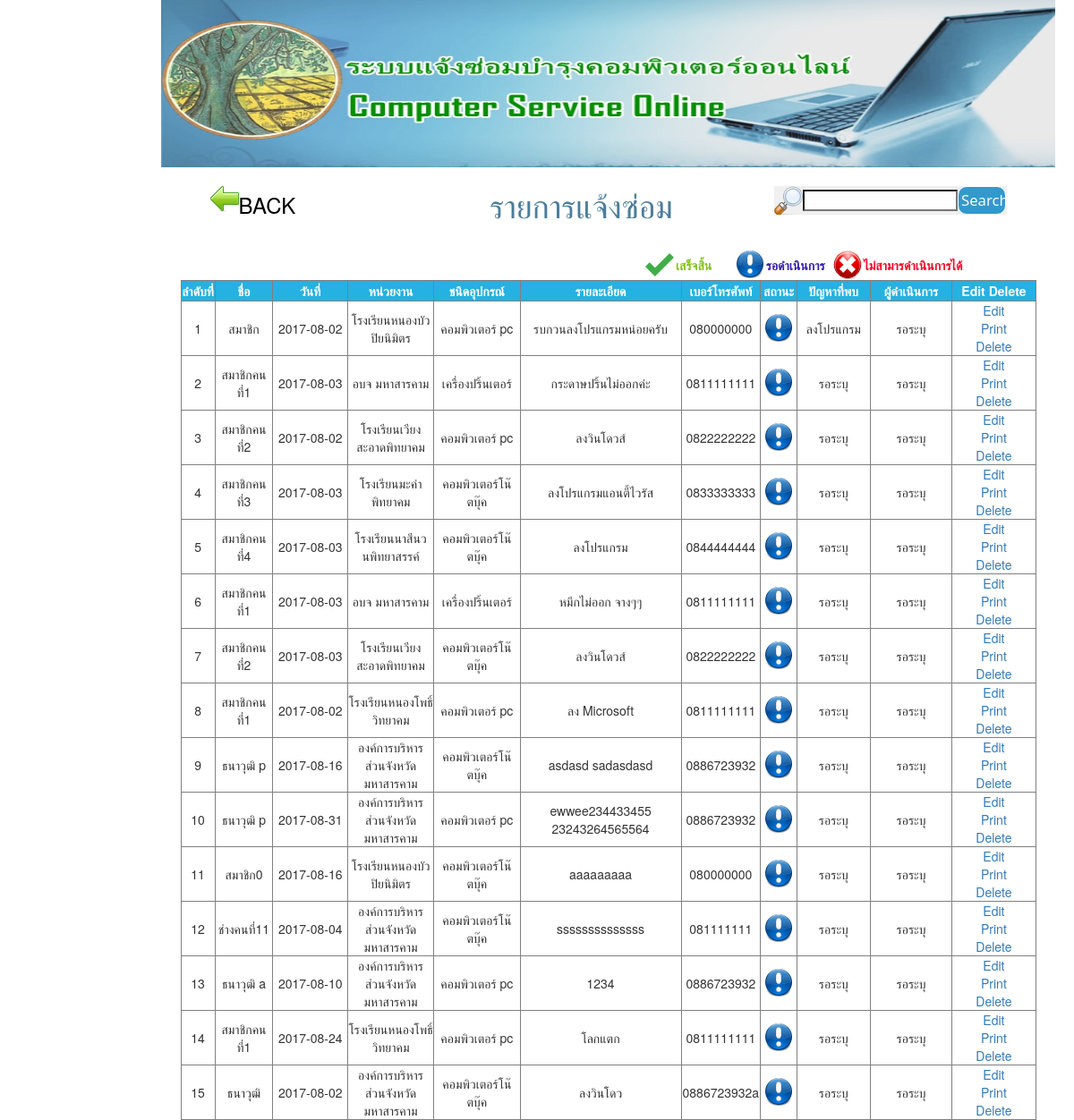
The app's page /Admin/list_repair.php (signed in) with its own data.
### tables this page shows
CREATE TABLE `fix_db` (
  `fix_id` int(11) NOT NULL AUTO_INCREMENT,
  `name` varchar(100) NOT NULL,
  `lastname` varchar(100) NOT NULL,
  `date` date NOT NULL,
  `sector` varchar(100) NOT NULL,
  `type` varchar(100) NOT NULL,
  `detail` varchar(1000) NOT NULL,
  `phone` varchar(15) NOT NULL,
  `status` enum('รอดำเนินการ','เสร็จสิ้น','ไม่สามารถดำเนินการได้','ยกเลิก') NOT NULL DEFAULT 'รอดำเนินการ',
  `infer` varchar(500) NOT NULL DEFAULT 'รอระบุ',
  `technician` varchar(100) NOT NULL DEFAULT 'รอระบุ',
  `fixuser` varchar(100) NOT NULL,
  `type_device` varchar(100) NOT NULL DEFAULT 'รอระบุ',
  `amount` varchar(50) NOT NULL DEFAULT 'รอระบุ',
  `date_pre` date DEFAULT NULL,
  `date_pos` date DEFAULT NULL,
  PRIMARY KEY (`fix_id`)
);

### helper_func.php (called while the page is built)
<?
function site_url($str=""){
return "http://localhost/comservice/".$str;
}
?>

### model/core_model.php (called while the page is built, shortened)
<?php
	class Core_model{
		public function __construct(){
			include("db.php");
			$this->db=$dbh;
		}
		public $active_record="SELECT ";
		public $active_select="";
		public $active_from=" FROM ";
		public $active_where=" WHERE ";
		public $where_flag=false;
		public $active_where_array = array();
		public $active_limit="";
		public $active_order=" ORDER BY ";
		public $order_flag=false;
		public function where($column,$value,$operation="="){
			$this->active_where.="$column ".$operation." ? AND ";
			$this->active_where_array[]=$value;
			$this->where_flag=true;
		}
		public function order_by($column,$type="asc"){
			$this->active_order.="".$column." ".$type.",";
			$this->order_flag=true;
		}
		public function get($table){
			$result = new stdClass();
			$result->result = array();
			$result->rowCount=0;
			if ($this->active_select=="") {
				$this->active_record.="* ";
			}else{
				$this->active_record.=$this->active_select;
			}
			$this->active_record.=$this->active_from.$table;
			if ($this->where_flag) {
				$this->active_record.=substr($this->active_where, 0, -4);
			}
			if ($this->order_flag) {
				$this->active_record.=substr($this->active_order, 0, -1);
			}
			$this->active_record.=$this->active_limit;
			$tmp_record=$this->active_record;
			try{
				$stm=$this->db->prepare($this->active_record);
				foreach ($this->active_where_array as $key => $value) {
					$stm->bindValue(($key+1), $value);
				}
				$stm->execute();
				$result->result = $stm->fetchAll(PDO::FETCH_ASSOC);
				$result->rowCount=$stm->rowCount();
			}catch(PDOException $ex){
					echo $ex->getMessage().'<br>';
					echo $tmp_record;
				}
			return $result;
		}
		public function reset_active_record(){
			$this->active_record="SELECT ";
			$this->active_select="";
			$this->active_from=" FROM ";
			$this->active_where=" WHERE ";
			$this->where_flag=false;
			$this->active_where_array = array();
			$this->active_limit="";
			$this->active_order=" ORDER BY ";
			$this->order_flag=false;
		}
	}
?>

### model/m_fix.php (called while the page is built, shortened)
<?php
	require_once("core_model.php");
	class M_fix extends Core_model{
		public function get_all(){
			$result=$this->get("fix_db");
			return $result;
		}
	}
?>

### Admin/list_repair.php (the view, shortened to what this page needs)
<?
include('../meta.php');
require_once("../model/m_fix.php");
$m_fix = new M_fix;
  ?>
    <?
$fix_db = $m_fix->get_all();
?>
    <tr>
      <td width="949" colspan="2" align="center">
        <table width="200" border="0">
          <tbody>
            <tr>
              <td height="40" align="center" valign="top" bgcolor="#FFFFFF">
                <table width="890" border="0">
                  <tbody>
                    <tr>
                      <td width="3%"><a href="<?=site_url()?>Admin/adminlogin.php">
                        <input type="image" name="imageField" id="imageField" src="<?=site_url()?>Image/icon left bar/Back.png">
                      </a></td>
                      <td width="20%" height="43" style="color: #000000"><h3>BACK </h3></td>
                      <td width="52%" align="center"><span style="color: #4C7D9B"><h1>รายการแจ้งซ่อม</h1></span></td>
                      <td width="25%"><form method="post" action="<?=site_url("Admin/list_repair.php")?>"><table width="200" border="0">
                        <tbody>
                            <tr>
                              <td width="13%"><img src="<?=site_url()?>Image/icon left bar/Search.png" width="32" height="32" alt=""/></td>
                              <td width="63%"><input type="search" name="search" id="search"></td>
                              <td width="24%"><input type="submit" name="button" id="button" value="Search"></td>
                            </tr>
                        </tbody>
                        </table></form></td>
                    </tr>
                  </tbody>
              </table></td>
            </tr> </tbody></table>
              <div id="">
                <table width="84%">
                  <tbody>
                    <tr style="font-size: 14px; color: #351DAF;">
                      <td width="55%" height="34" style="font-size: 9px">&nbsp;</td>
                      <td width="4%" style="font-size: 14px"><strong><img src="<?=site_url()?>Image/icon left bar/Correct.png" width="32" height="32" alt=""/></strong></td>
                      <td width="8%" style="font-size: 14px"><strong style="color: #84C119">เสร็จสิ้น</strong></td>
                      <td width="4%" style="font-size: 14px"><strong><img src="<?=site_url()?>Image/icon left bar/Wait.png" width="32" height="32" alt=""/></strong></td>
                      <td width="9%" style="font-size: 14px"><strong>รอดำเนินการ</strong></td>
                      <td width="4%" style="font-size: 14px"><strong><img src="<?=site_url()?>Image/icon left bar/Close.png" width="32" height="32" alt=""/></strong></td>
                      <td width="16%" style="font-size: 14px"><span style="color: #FF0027"><strong>ไม่สามารดำเนินการได้</strong></span></td>
                    </tr>
                  </tbody>
                  </table>
              </div>
      <div id="tarang" >
        <table width="956" border="1" cellspacing="3">
      <tbody>
        <tr align="center" bgcolor="#25B1E1" style="color: #FFFFFF; font-size: 14px;">
          <td width="40" height="23"><strong>ลำดับที่</strong></td>
          <td><strong>ชื่อ</strong></td>
          <td><strong>วันที่</strong></td>
          <td><strong>หน่วยงาน</strong></td>
          <td><strong>ชนิดอุปกรณ์</strong></td>
          <td><strong>รายละเอียด</strong></td>
          <td><strong>เบอร์โทรศัพท์</strong></td>
          <td><strong>สถานะ</strong></td>
          <td><strong>ปัญหาที่พบ</strong></td>
          <td><strong>ผู้ดำเนินการ</strong></td>
          <td><strong>Edit Delete</strong></td>
        </tr>
        </tbody>
<?php
foreach ($fix_db->result as $key => $value)
{
  if (isset($_POST['fix_id'])&&$_POST['fix_id']==$value["fix_id"]) {
    ?>
        <tr bgcolor="#FFFFFF">
          <td><? echo $value["fix_id"];?></td>
          <td width="69"><input type="text" id="name_inp" value="<? echo $value["name"];?>"></td>
          <td width="93"><input type="text" id="date_inp" value="<? echo $value["date"];?>"></td>
          <td width="103"><input type="text" id="sector_inp" value="<? echo $value["sector"];?>"></td>
          <td width="103"><input type="text" id="type_inp" value="<? echo $value["type"];?>"></td>
          <td width="193"><input type="text" id="detail_inp" value="<? echo $value["detail"];?>"></td>
          <td width="89"><input type="text" id="phone_inp" value="<? echo $value["phone"];?>"></td>
          <td width="42" ><select id="status_inp">
            <option value="รอดำเนินการ">รอดำเนินการ</option>
            <option value="เสร็จสิ้น">เสร็จสิ้น</option>
            <option value="ไม่สามารถดำเนินการได้">ไม่สามารถดำเนินการได้</option>
            <option value="ยกเลิก">ยกเลิก</option>
          </select>
           <script>
			  $("#sector").val("<? echo $value['select']?>");
              </script>
          </td>
          <td width="88" ><input type="text" id="infer_inp" value="<? echo $value["infer"];?>"></td>
          <td width="103"><input type="text" id="technician_inp" value="<? echo $value["technician"];?>"></td>
          <td width="103">
              <a href="javascript:save_row(<?=$value["fix_id"]?>);">Update</a><br><a href="">Cancel</a>
        </td>
        </tr>
      <?
  }else{
  ?>
        <tr bgcolor="#FFFFFF" align="center">
          <td><? echo $value["fix_id"];?></td>
          <td width="69"><? echo $value["name"];?></td>
          <td width="93"><? echo $value["date"];?></td>
          <td width="103"><? echo $value["sector"];?></td>
          <td width="103"><? echo $value["type"];?></td>
          <td width="193"><? echo $value["detail"];?></td>
          <td width="89"><? echo $value["phone"];?></td>
          <td width="42" ><?
		  if($value['status']=="รอดำเนินการ"){
			  ?>
              <img src="<?=site_url()?>Image/icon left bar/Wait.png" width="32" height="32" alt=""/>
			  <?
			  }else if($value['status']=="เสร็จสิ้น")
			  {
			 	 ?>
				<img src="<?=site_url()?>Image/icon left bar/Correct.png" width="32" height="32" alt=""/>
				  <?
			  }else if($value['status']=="ไม่สามารถดำเนินการได้")
			  {
			 	 ?>
				<img src="<?=site_url()?>Image/icon left bar/Close.png" width="32" height="32" alt=""/>
				  <?
			  }else if($value['status']=="ยกเลิก")
			  {
				  echo "ยกเลิก";
			  }
			  ?>
		 </td>
          <td width="88"><? echo $value["infer"];?></td>
          <td width="103"><? echo $value["technician"];?></td>
          <td width="103">
              <a href="javascript:edit_row(<?=$value["fix_id"]?>);">Edit</a><br><a href="<?=site_url('print_pdf.php?id='.$value["fix_id"])?>">Print</a><br><a href="javascript:del_row(<?=$value["fix_id"]?>);">Delete</a>
			</td>
        </tr>
      <? }}?>
        </table></div>
     </td>
    </tr>
</table>
</body>
</html>

### css/login.css (style rules this page uses)
* { margin:0;padding:0; }
body { background-image: url(); background-repeat: repeat-x; background-attachment:fixed; background-color: #FFFFFF; position: absolute; left: 15%; }
form { background:#f0f0f0; }
input[type="submit"] { background:#2288bb; }
input[type="button"],input[type="submit"] { width:100%; background:#3399cc; border:thin solid #FFFFFF; border-radius:10px; padding:6%; font-family:'Open Sans',sans-serif; font-size:120%; color:#fff; cursor:pointer; transition:background .3s; -webkit-transition:background .3s; }

### meta.php (style rules this page uses)
body { background-color: #FFFFFF; background-image: url(Image/images %20(1).jpg); background-image: url(Image/white-wallpaper-18.jpg); }

### records on screen
fix_db: fix_id "1", name "สมาชิก", date "2017-08-02", sector "โรงเรียนหนองบัวปิยนิมิตร", type "คอมพิวเตอร์ pc", detail "รบกวนลงโปรแกรมหน่อยครับ", phone "080000000", infer "ลงโปรแกรม", technician "รอระบุ"
fix_db: fix_id "2", name "สมาชิกคนที่1", date "2017-08-03", sector "อบจ มหาสารคาม", type "เครื่องปริ้นเตอร์", detail "กระดาษปริ้นไม่ออกค่ะ", phone "0811111111", infer "รอระบุ", technician "รอระบุ"
fix_db: fix_id "3", name "สมาชิกคนที่2", date "2017-08-02", sector "โรงเรียนเวียงสะอาดพิทยาคม", type "คอมพิวเตอร์ pc", detail "ลงวินโดวส์", phone "0822222222", infer "รอระบุ", technician "รอระบุ"
fix_db: fix_id "4", name "สมาชิกคนที่3", date "2017-08-03", sector "โรงเรียนมะค่าพิทยาคม", type "คอมพิวเตอร์โน๊ตบุ๊ค", detail "ลงโปรแกรมแอนตี้ไวรัส", phone "0833333333", infer "รอระบุ", technician "รอระบุ"
fix_db: fix_id "5", name "สมาชิกคนที่4", date "2017-08-03", sector "โรงเรียนนาสีนวนพิทยาสรรค์", type "คอมพิวเตอร์โน๊ตบุ๊ค", detail "ลงโปรแกรม", phone "0844444444", infer "รอระบุ", technician "รอระบุ"
fix_db: fix_id "6", name "สมาชิกคนที่1", date "2017-08-03", sector "อบจ มหาสารคาม", type "เครื่องปริ้นเตอร์", detail "หมึกไม่ออก จางๆๆ", phone "0811111111", infer "รอระบุ", technician "รอระบุ"
fix_db: fix_id "7", name "สมาชิกคนที่2", date "2017-08-03", sector "โรงเรียนเวียงสะอาดพิทยาคม", type "คอมพิวเตอร์โน๊ตบุ๊ค", detail "ลงวินโดวส์", phone "0822222222", infer "รอระบุ", technician "รอระบุ"
fix_db: fix_id "8", name "สมาชิกคนที่1", date "2017-08-02", sector "โรงเรียนหนองโพธิ์วิทยาคม", type "คอมพิวเตอร์ pc", detail "ลง Microsoft", phone "0811111111", infer "รอระบุ", technician "รอระบุ"
fix_db: fix_id "9", name "ธนาวุฒิ p", date "2017-08-16", sector "องค์การบริหารส่วนจังหวัดมหาสารคาม", type "คอมพิวเตอร์โน๊ตบุ๊ค", detail "asdasd sadasdasd", phone "0886723932", infer "รอระบุ", technician "รอระบุ"
fix_db: fix_id "10", name "ธนาวุฒิ p", date "2017-08-31", sector "องค์การบริหารส่วนจังหวัดมหาสารคาม", type "คอมพิวเตอร์ pc", detail "ewwee234433455 23243264565564", phone "0886723932", infer "รอระบุ", technician "รอระบุ"
fix_db: fix_id "11", name "สมาชิก0", date "2017-08-16", sector "โรงเรียนหนองบัวปิยนิมิตร", type "คอมพิวเตอร์โน๊ตบุ๊ค", detail "aaaaaaaaa", phone "080000000", infer "รอระบุ", technician "รอระบุ"
fix_db: fix_id "12", name "ช่างคนที่11", date "2017-08-04", sector "องค์การบริหารส่วนจังหวัดมหาสารคาม", type "คอมพิวเตอร์โน๊ตบุ๊ค", detail "ssssssssssssss", phone "081111111", infer "รอระบุ", technician "รอระบุ"
fix_db: fix_id "13", name "ธนาวุฒิ a", date "2017-08-10", sector "องค์การบริหารส่วนจังหวัดมหาสารคาม", type "คอมพิวเตอร์ pc", detail "1234", phone "0886723932", infer "รอระบุ", technician "รอระบุ"
fix_db: fix_id "14", name "สมาชิกคนที่1", date "2017-08-24", sector "โรงเรียนหนองโพธิ์วิทยาคม", type "คอมพิวเตอร์ pc", detail "โลกแตก", phone "0811111111", infer "รอระบุ", technician "รอระบุ"
fix_db: fix_id "15", name "ธนาวุฒิ", date "2017-08-02", sector "องค์การบริหารส่วนจังหวัดมหาสารคาม", type "คอมพิวเตอร์โน๊ตบุ๊ค", detail "ลงวินโดว", phone "0886723932a", infer "รอระบุ", technician "รอระบุ"
